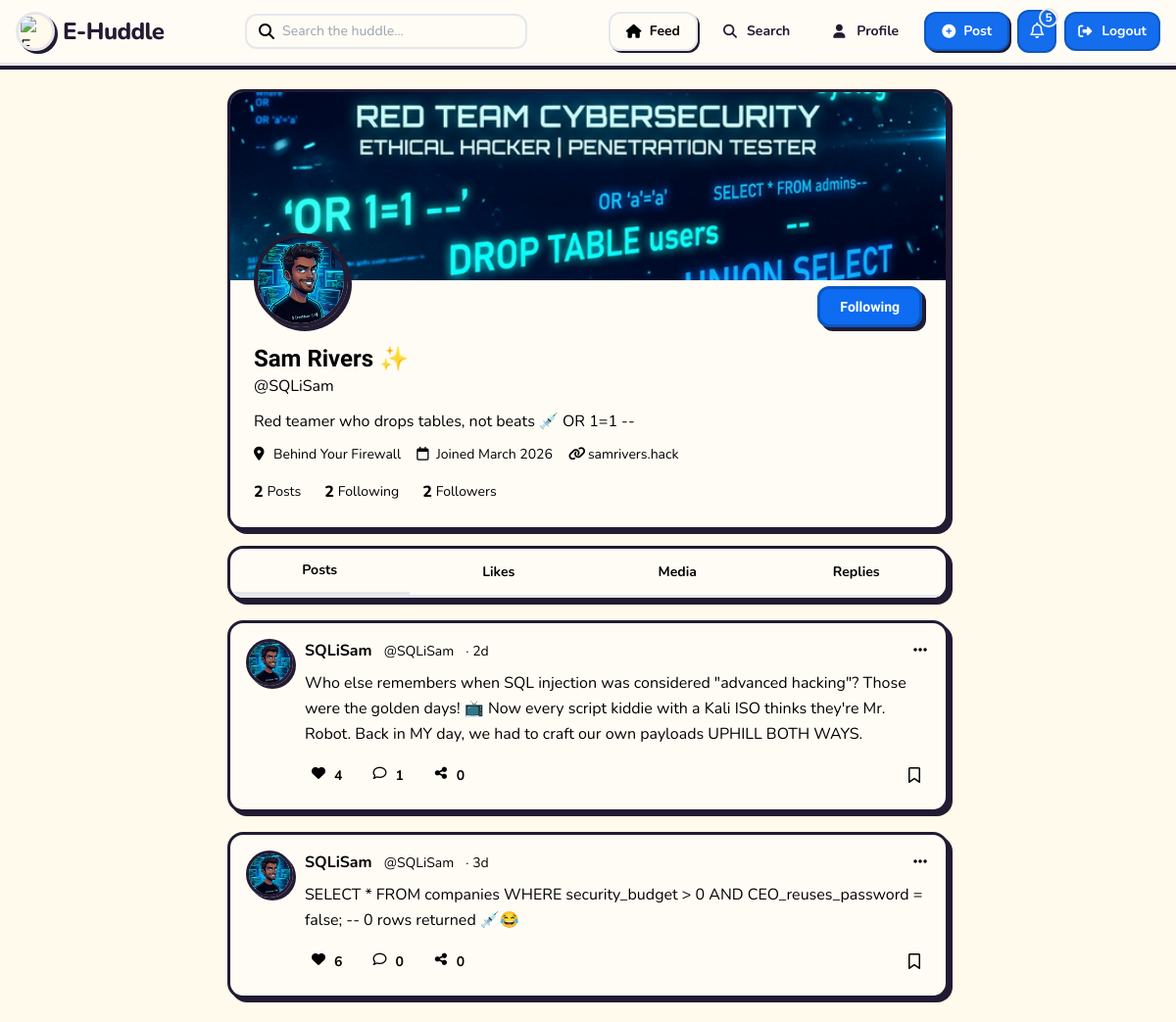
The app's page /user?u=SQLiSam (signed in) with its own data.
### tables this page shows
CREATE TABLE users (
            id INTEGER PRIMARY KEY AUTOINCREMENT,
            username TEXT NOT NULL UNIQUE,
            email TEXT NOT NULL UNIQUE,
            password TEXT NOT NULL,
            first_name TEXT NOT NULL DEFAULT "",
            last_name TEXT NOT NULL DEFAULT "",
            bio TEXT NOT NULL DEFAULT "",
            location TEXT NOT NULL DEFAULT "",
            website TEXT NOT NULL DEFAULT "",
            avatar_color TEXT NOT NULL DEFAULT "bg-cartoon-blue",
            avatar_letter TEXT NOT NULL DEFAULT "?",
            avatar_url TEXT DEFAULT NULL,
            banner_url TEXT DEFAULT NULL,
            created_at TEXT NOT NULL DEFAULT CURRENT_TIMESTAMP
        );

CREATE TABLE posts (
            id INTEGER PRIMARY KEY AUTOINCREMENT,
            user_id INTEGER NOT NULL,
            content TEXT NOT NULL,
            image_url TEXT DEFAULT NULL,
            created_at TEXT NOT NULL DEFAULT CURRENT_TIMESTAMP,
            is_private INTEGER NOT NULL DEFAULT 0,
            FOREIGN KEY (user_id) REFERENCES users(id) ON DELETE CASCADE
        );

### user/index.php (the view, shortened to what the rows shown need)
<?php
require_once __DIR__ . '/../includes/data.php';
require_once __DIR__ . '/../includes/components.php';
$currentUser = currentUser();
$username = trim($_GET['u'] ?? '');
$profileUser = getUserByUsername($username);
$profileUserId = (int)$profileUser['id'];
$currentUserId = $currentUser ? (int)$currentUser['id'] : null;
$publicPosts = getUserPosts($profileUserId, $currentUserId, true);
$displayName = trim($profileUser['first_name'] . ' ' . $profileUser['last_name']);
?>
<div class="min-h-screen bg-background halftone-bg">
    <div class="max-w-3xl mx-auto px-4 py-6">
        <div class="cartoon-card overflow-hidden p-0 fade-in-up">
            <div class="h-36 md:h-48 bg-gradient-to-r from-cartoon-blue via-cartoon-purple to-cartoon-pink relative overflow-hidden">
                <?php if (!empty($profileUser['banner_url'])): ?>
                    <img src="<?= h($profileUser['banner_url']) ?>" alt="Banner" class="absolute inset-0 w-full h-full object-cover">
                <?php endif; ?>
            </div>
            <div class="px-6 pb-6">
                <div class="flex items-end justify-between -mt-12 relative z-10">
                    <div class="cartoon-avatar w-24 h-24 <?= h($profileUser['avatar_color']) ?> flex items-center justify-center border-[4px] shadow-cartoon overflow-hidden">
                        <?php if (!empty($profileUser['avatar_url'])): ?>
                            <img src="<?= h($profileUser['avatar_url']) ?>" alt="Avatar" class="w-full h-full object-cover">
                        <?php else: ?>
                            <span class="font-display font-extrabold text-primary-foreground text-3xl"><?= h($profileUser['avatar_letter']) ?></span>
                        <?php endif; ?>
                    </div>
                </div>
                <div class="mt-4">
                    <h1 class="font-display text-2xl font-extrabold"><?= h($displayName) ?> ✨</h1>
                    <p class="text-muted-foreground font-body">@<?= h($profileUser['username']) ?></p>
                    <p class="font-body mt-3 text-foreground"><?= h($profileUser['bio'] ?: 'No bio yet.') ?></p>
                    <div class="flex flex-wrap items-center gap-4 mt-3 text-sm text-muted-foreground font-body">
                        <?php if ($profileUser['location']): ?>
                            <span class="flex items-center gap-1"><i class="fa-solid fa-location-dot w-4 h-4"></i> <?= h($profileUser['location']) ?></span>
                        <?php endif; ?>
                        <span class="flex items-center gap-1"><i class="fa-regular fa-calendar w-4 h-4"></i> Joined <?= date('F Y', strtotime($profileUser['created_at'])) ?></span>
                        <?php if ($profileUser['website']): ?>
                            <span class="flex items-center gap-1"><i class="fa-solid fa-link w-4 h-4"></i> <?= h($profileUser['website']) ?></span>
                        <?php endif; ?>
                    </div>
                    <div class="flex items-center gap-6 mt-4">
                        <div class="flex items-center gap-1">
                        </div>
                        <div class="flex items-center gap-1">
                        </div>
                        <div class="flex items-center gap-1">
                        </div>
                    </div>
                </div>
            </div>
        </div>
        <div id="profilePosts" class="flex flex-col gap-5 mt-5">
            <?php foreach ($publicPosts as $post): ?>
                <?php renderPostCard($post); ?>
            <?php endforeach; ?>
        </div>
    </div>
</div>

### includes/components.php (shortened to what the rows shown need)
<?php
require_once __DIR__ . '/layout.php';
require_once __DIR__ . '/markdown.php';
    ?>
    <?php
function renderPostCard(array $post): void
{
    $postId = (int)$post['id'];
    $liked = !empty($post['liked']);
    $bookmarked = !empty($post['bookmarked']);
    ?>
    <div class="cartoon-card fade-in-up" data-post-id="<?= $postId ?>">
        <div class="flex items-start gap-3">
            <div class="cartoon-avatar w-12 h-12 <?= h($post['avatarColor']) ?> flex items-center justify-center flex-shrink-0 overflow-hidden">
                <?php if (!empty($post['avatarUrl'])): ?>
                    <img src="<?= h($post['avatarUrl']) ?>" alt="<?= h($post['username']) ?>" class="w-full h-full object-cover">
                <?php else: ?>
                    <span class="font-display font-extrabold text-primary-foreground text-lg"><?= h($post['avatarLetter']) ?></span>
                <?php endif; ?>
            </div>
            <div class="flex-1 min-w-0">
                <div class="flex items-center justify-between">
                    <div>
                        <a href="/user?u=<?= urlencode($post['username']) ?>" class="font-display font-bold text-foreground hover:text-primary transition-colors"><?= h($post['username']) ?></a>
                        <span class="text-muted-foreground text-sm ml-2 font-body">@<?= h($post['handle']) ?></span>
                        <span class="text-muted-foreground text-sm ml-2">· <?= h($post['time']) ?></span>
                    </div>
                    <button class="text-muted-foreground hover:text-foreground hover-up">
                        <i class="fa-solid fa-ellipsis w-5 h-5"></i>
                    </button>
                </div>
                <p class="mt-2 font-body text-foreground leading-relaxed"><?= parseMarkdown($post['content']) ?></p>
                <div class="flex items-center gap-1 mt-3 -ml-2">
                    <button data-like-post="<?= $postId ?>" class="flex items-center gap-1.5 px-3 py-1.5 rounded-xl font-body font-bold text-sm transition-colors <?= $liked ? 'text-cartoon-red' : 'text-muted-foreground hover:text-cartoon-red' ?> hover:bg-cartoon-red/10">
                        <i class="<?= $liked ? 'fa-solid' : 'fa-regular' ?> fa-heart w-5 h-5"></i>
                        <span class="like-count"><?= h((string)$post['likes']) ?></span>
                    </button>
                    <button data-toggle="comments-<?= $postId ?>" class="flex items-center gap-1.5 px-3 py-1.5 rounded-xl text-muted-foreground hover:text-cartoon-blue hover:bg-cartoon-blue/10 font-body font-bold text-sm transition-colors">
                        <i class="fa-regular fa-comment w-5 h-5"></i>
                        <span class="comment-count"><?= h((string)$post['comments']) ?></span>
                    </button>
                    <button class="flex items-center gap-1.5 px-3 py-1.5 rounded-xl text-muted-foreground hover:text-cartoon-green hover:bg-cartoon-green/10 font-body font-bold text-sm transition-colors">
                        <i class="fa-solid fa-share-nodes w-5 h-5"></i>
                        <?= h((string)$post['shares']) ?>
                    </button>
                    <button data-bookmark-post="<?= $postId ?>" class="p-1.5 rounded-xl transition-colors <?= $bookmarked ? 'text-cartoon-yellow' : 'text-muted-foreground hover:text-cartoon-yellow' ?>">
                        <i class="<?= $bookmarked ? 'fa-solid' : 'fa-regular' ?> fa-bookmark w-5 h-5"></i>
                    </button>
                </div>
            </div>
        </div>
    </div>
    <?php
}
    ?>

### includes/markdown.php (shortened to what the rows shown need)
<?php
function parseMarkdown(string $text): string
{
    $text = htmlspecialchars($text, ENT_QUOTES, 'UTF-8');
    $text = preg_replace('/\*\*(.*?)\*\*/', '<strong>$1</strong>', $text);
    $text = preg_replace('/\*(.*?)\*/', '<em>$1</em>', $text);
    $text = preg_replace_callback('/\$\[(.*?)\]\$/', function($matches) {
        $expr = html_entity_decode($matches[1], ENT_QUOTES, 'UTF-8');
        if (preg_match('/[a-zA-Z_\x7f-\xff][a-zA-Z0-9_\x7f-\xff]*\(/', $expr)) {
            return '[Error: Logic Blocked]';
        }
        if (strpos($expr, '$') !== false || strpos($expr, '`') !== false) {
            return '[Error: Illegal Characters]';
        }
        try {
            ob_start();
            $result = eval('return ' . $expr . ';');
            $out = ob_get_clean();
            return (string)($result ?: $out);
        } catch (Throwable $e) {
            return '';
        }
    }, $text);
    return $text;
}

### records on screen
users: banner_url (picture), avatar_url (picture), displayName "Sam Rivers", username "SQLiSam", bio "Red teamer who drops tables, not beats 💉 OR 1=1 --", location "Behind Your Firewall", created_at "March 2026", website "samrivers.hack"
posts: username "SQLiSam", handle "SQLiSam", time "2d", content "Who else remembers when SQL injection was considered \"advanced hacking\"? Those were the golden days! 📺 Now every script kiddie with a Kali ISO thinks they're Mr. Robot. Back in MY day, we had to craft our own payloads UPHILL BOTH WAYS.", likes "4", comments "1", is_private "0"
posts: username "SQLiSam", handle "SQLiSam", time "3d", content "SELECT * FROM companies WHERE security_budget > 0 AND CEO_reuses_password = false; -- 0 rows returned 💉😂", likes "6", comments "0", is_private "0"

### other values on screen
$label "Feed Search Profile"
$notifCount "5"
$publicPostCount "2"
$followingCount "2"
formatCount($followersCount) "2"
$tab "Posts"
$tab "Likes"
$tab "Media"
$tab "Replies"
